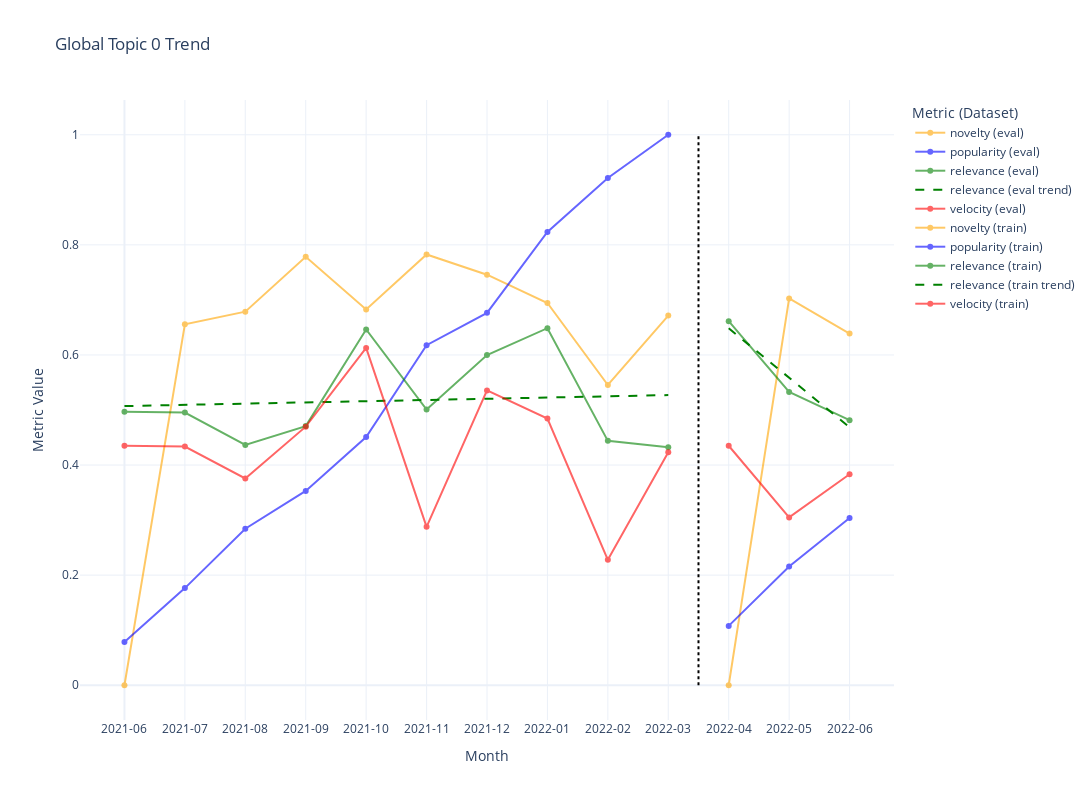

Here is the notebook cell this chart was saved with:
### Code cell
plot_global_topic_trend(topic_trend, global_topic_id=0, show_trendlines=True, trend_metric="relevance", metrics=["popularity", "relevance", "novelty", "velocity"])

### Figure 1 — Plotly figure (JSON) as saved in the notebook; plotly's stock layout.template omitted (floating-point values rounded to 4 significant figures)
{"data": [{"line": {"color": "orange", "width": 2}, "marker": {"size": 6}, "mode": "lines+markers", "name": "novelty (eval)", "opacity": 0.6, "type": "scatter", "x": [10, 11, 12], "y": [0, 0.7028, 0.6389]}, {"line": {"color": "blue", "width": 2}, "marker": {"size": 6}, "mode": "lines+markers", "name": "popularity (eval)", "opacity": 0.6, "type": "scatter", "x": [10, 11, 12], "y": [0.1078, 0.2157, 0.3039]}, {"line": {"color": "green", "width": 2}, "marker": {"size": 6}, "mode": "lines+markers", "name": "relevance (eval)", "opacity": 0.6, "type": "scatter", "x": [10, 11, 12], "y": [0.6613, 0.5328, 0.4816]}, {"line": {"color": "green", "dash": "dash", "width": 2}, "mode": "lines", "name": "relevance (eval trend)", "type": "scatter", "x": [10, 11, 12], "y": [0.6484, 0.5586, 0.4687]}, {"line": {"color": "red", "width": 2}, "marker": {"size": 6}, "mode": "lines+markers", "name": "velocity (eval)", "opacity": 0.6, "type": "scatter", "x": [10, 11, 12], "y": [0.4351, 0.3049, 0.3832]}, {"line": {"color": "orange", "width": 2}, "marker": {"size": 6}, "mode": "lines+markers", "name": "novelty (train)", "opacity": 0.6, "type": "scatter", "x": [0, 1, 2, 3, 4, 5, 6, 7, 8, 9], "y": [0, 0.6558, 0.6786, 0.7783, 0.6828, 0.7825, 0.7458, 0.6944, 0.5454, 0.6715]}, {"line": {"color": "blue", "width": 2}, "marker": {"size": 6}, "mode": "lines+markers", "name": "popularity (train)", "opacity": 0.6, "type": "scatter", "x": [0, 1, 2, 3, 4, 5, 6, 7, 8, 9], "y": [0.07843, 0.1765, 0.2843, 0.3529, 0.451, 0.6176, 0.6765, 0.8235, 0.9216, 1]}, {"line": {"color": "green", "width": 2}, "marker": {"size": 6}, "mode": "lines+markers", "name": "relevance (train)", "opacity": 0.6, "type": "scatter", "x": [0, 1, 2, 3, 4, 5, 6, 7, 8, 9], "y": [0.4966, 0.4953, 0.4365, 0.4707, 0.6462, 0.5007, 0.5999, 0.6486, 0.444, 0.4323]}, {"line": {"color": "green", "dash": "dash", "width": 2}, "mode": "lines", "name": "relevance (train trend)", "type": "scatter", "x": [0, 1, 2, 3, 4, 5, 6, 7, 8, 9], "y": [0.5071, 0.5094, 0.5116, 0.5138, 0.516, 0.5182, 0.5204, 0.5226, 0.5248, 0.5271]}, {"line": {"color": "red", "width": 2}, "marker": {"size": 6}, "mode": "lines+markers", "name": "velocity (train)", "opacity": 0.6, "type": "scatter", "x": [0, 1, 2, 3, 4, 5, 6, 7, 8, 9], "y": [0.4351, 0.4337, 0.3756, 0.4697, 0.6128, 0.2877, 0.5356, 0.4844, 0.2278, 0.4233]}], "layout": {"height": 800, "legend": {"title": {"text": "Metric (Dataset)"}}, "shapes": [{"line": {"color": "black", "dash": "dot", "width": 2}, "type": "line", "x0": 9.5, "x1": 9.5, "y0": 0, "y1": 1}], "title": {"text": "Global Topic 0 Trend"}, "width": 1200, "xaxis": {"autorange": true, "range": [-0.7286, 12.73], "tickmode": "array", "ticktext": ["2021-06", "2021-07", "2021-08", "2021-09", "2021-10", "2021-11", "2021-12", "2022-01", "2022-02", "2022-03", "2022-04", "2022-05", "2022-06"], "tickvals": [0, 1, 2, 3, 4, 5, 6, 7, 8, 9, 10, 11, 12], "title": {"text": "Month"}, "type": "linear"}, "yaxis": {"autorange": true, "range": [-0.06312, 1.063], "title": {"text": "Metric Value"}, "type": "linear"}}}
